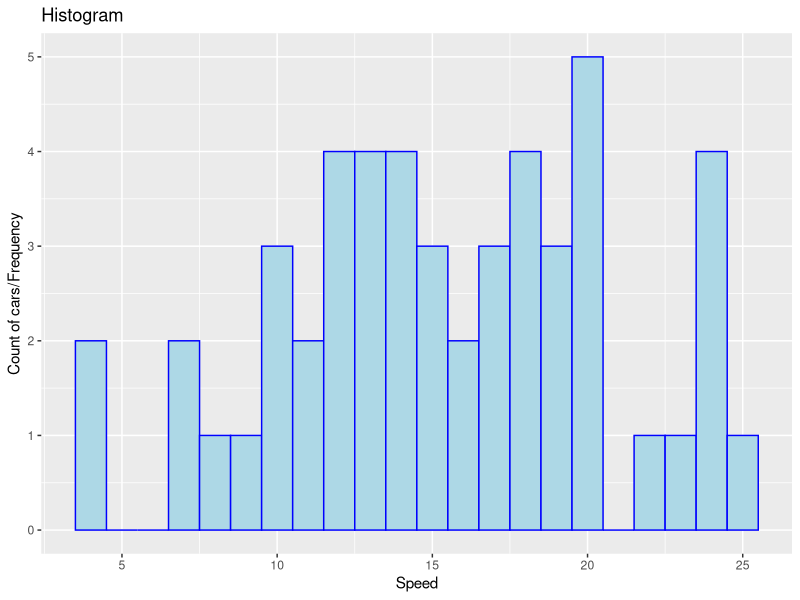
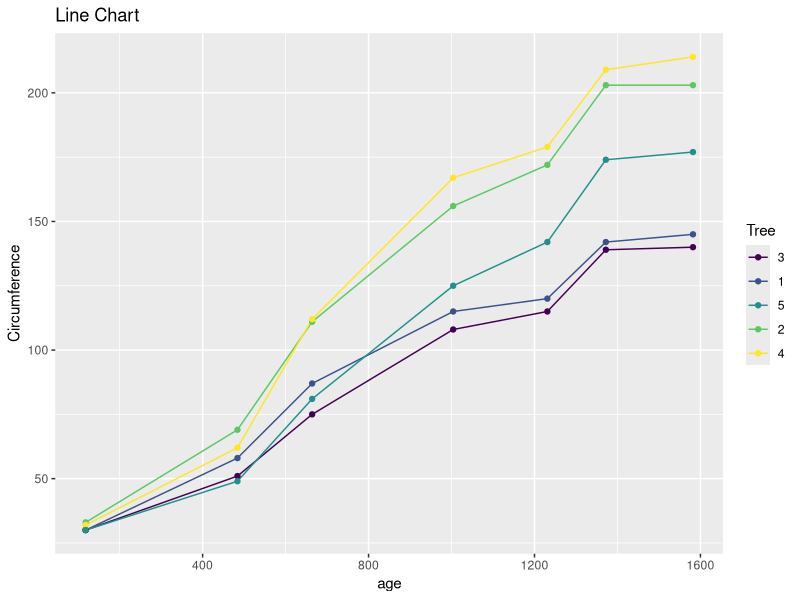

Recreate these plots in R, in order.
## ---- chunk 1
knitr::opts_chunk$set(
  fig.path = "README_figs/README-"
)
## ---- chunk 2
library(ggplot2)
## ---- chunk 3
data("cars")
str(cars)
## ---- chunk 4
ggplot(cars,aes(speed))+
  geom_histogram(binwidth = 1, fill="lightblue", color = "blue")+
  labs(x="Speed", y = "Count of cars/Frequency")+
  ggtitle("Histogram")
## ---- chunk 5
data("Orange")
## ---- chunk 6
ggplot(data= Orange, aes(x=age, y = circumference, color=Tree))+
  geom_line()+
  geom_point()+
  labs(y="Circumference")+
  ggtitle("Line Chart")
